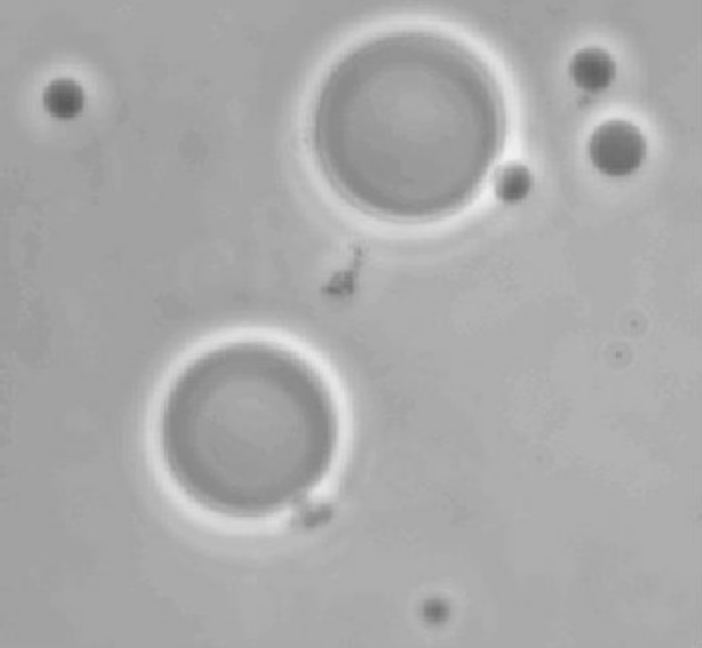
%> input picture Project10/Cells.tif, 702 x 648 px
$ octave test.m   (GNU Octave 9; MATLAB toolbox functions it lacks are replaced by stand-ins)
%> lines starting %> are read from the running program, lines starting %| are printed output that depends on the picture; in (x1, y1, x2, y2) boxes, pixels count from 0 and x2, y2 are one past the last pixel; in counts of white or black regions, pixels touching at a corner belong together; the program's own positions count from 1
%clear all
%close all

Cells=imread('Cells.tif');
%> Cells is the input picture: size 648x702 uint8; min 90, max 241, mean 169.6
Cells=im2gray(Cells);
figure
hist=histogram(Cells,255);
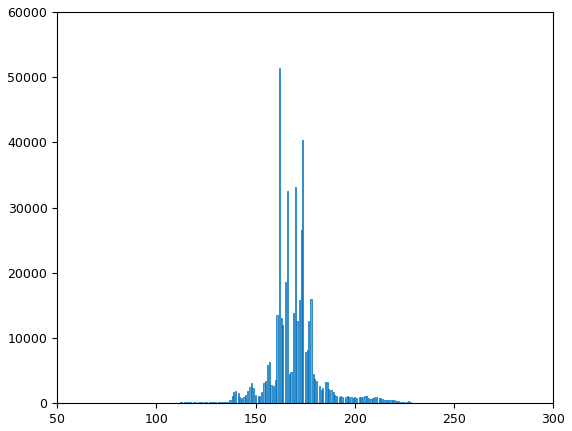
%> figure redrawn from the program's plot data; tallest bar 51417 high, from x = 161.7 to 162.2

Val=otsu(hist.Values);

CellsTresh1=uint8(Cells<Val);
figure
imagesc(CellsTresh1)
axis off image
colormap('gray')

function level = otsu(histogramCounts)
total = sum(histogramCounts); % total number of pixels in the image
%> total = 454896
%% OTSU automatic thresholding
top = 255;
sumB = 0;
wB = 0;
maximum = 0.0;
sum1 = dot(0:top-1, histogramCounts);
%> sum1 = 60921962
for ii = 1:top
    wF = total - wB;
    if wB > 0 && wF > 0
        mF = (sum1 - sumB) / wF;
        val = wB * wF * ((sumB / wB) - mF) * ((sumB / wB) - mF);
        if ( val >= maximum )
            level = ii;
            maximum = val;
        end
    end
    wB = wB + histogramCounts(ii);
    sumB = sumB + (ii-1) * histogramCounts(ii);
end
%> this loop made 255 passes
%> (wF, mF, maximum, wB, sumB) on passes 2 to 13: (454889, 133.9, 5.71e+10, 33, 26), (454863, 133.9, 2.66e+11, 33, 26), (454863, 133.9, 2.66e+11, 57, 98), (454839, 133.9, 4.53e+11, 57, 98), (454839, 133.9, 4.53e+11, 83, 228), (454813, 133.9, 6.5e+11, 100, 330), (454796, 134, 7.76e+11, 100, 330), (454796, 134, 7.76e+11, 121, 498), (454775, 134, 9.28e+11, 121, 498), (454775, 134, 9.28e+11, 142, 708), (454754, 134, 1.07e+12, 175, 1071), (454721, 134, 1.3e+12, 175, 1071)
%> (wF, wB, sumB) on pass 1: (454896, 7, 0)
%> after the loop, level = 156; mF = 254; maximum = 5.26e+13; sumB = 60921962; val = 4.59e+10; wB = 454896
%> `Val=otsu(hist.Values);`: Val = 156
%> `CellsTresh1=uint8(Cells<Val);`:
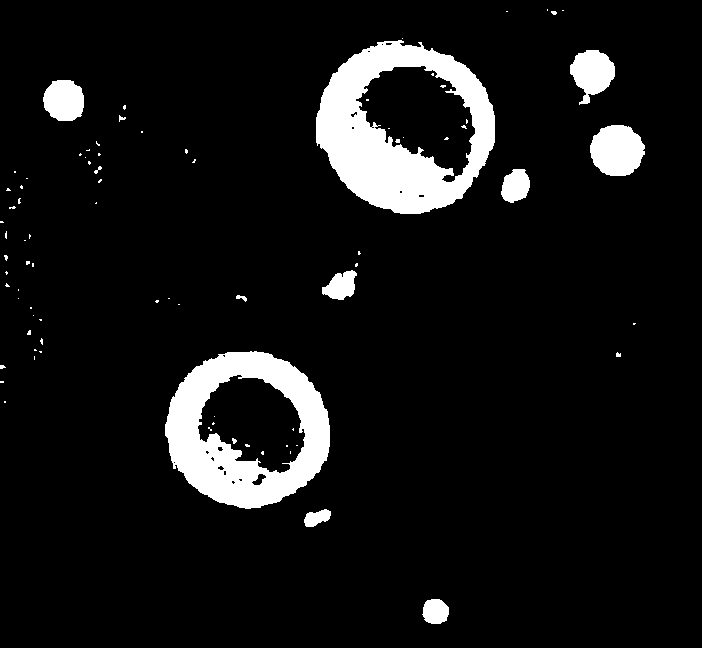
%> CellsTresh1: size 648x702 uint8; values 0 (black) and 1 (white), 8.1% white; 83 white regions (69 under 20 px), largest, box (x1, y1, x2, y2) and area: (316, 40, 495, 214) 15581, (165, 351, 330, 509) 13096, (590, 125, 645, 176) 2191
end
